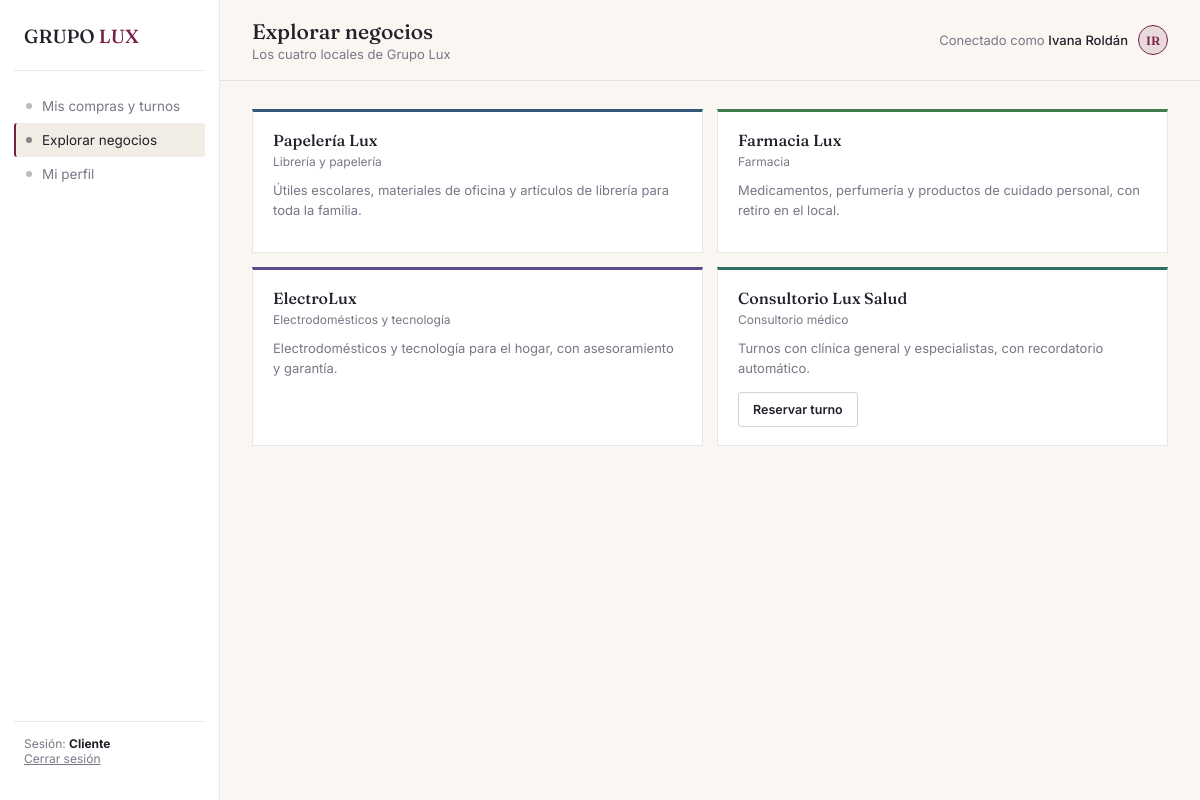
The page /lux_explorar.php (signed in) on the database its author committed.
### tables this page shows
CREATE TABLE IF NOT EXISTS negocios (id INT UNSIGNED NOT NULL AUTO_INCREMENT PRIMARY KEY, nombre VARCHAR(150) NOT NULL, tipo VARCHAR(150) NOT NULL, color VARCHAR(30) NOT NULL, descripcion VARCHAR(500) NOT NULL);

### lux_config.php (called while the page is built, shortened)
<?php
function h($s) { return htmlspecialchars((string)$s, ENT_QUOTES, 'UTF-8'); }

### lux_explorar.php (the view, shortened to what this page needs)
<?php
require __DIR__ . '/lux_layout.php';
$negs = $db->query('SELECT * FROM negocios')->fetchAll();
lux_header('Explorar negocios', 'Los cuatro locales de Grupo Lux'); ?>
<div class="catalog-grid"><?php foreach ($negs as $n): ?>
<div class="catalog-card" style="--biz-color:var(--<?= h($n['color']) ?>)"><div class="name"><?= h($n['nombre']) ?></div>
<div class="type"><?= h($n['tipo']) ?></div><p><?= h($n['descripcion']) ?></p>
<?php if ($n['id'] == 4): ?><a class="btn-small" href="lux_mis_turnos.php" style="display:inline-block;background:transparent;border:1px solid var(--border-strong);color:var(--text)">Reservar turno</a><?php endif; ?></div>
<?php endforeach; ?></div>

### lux_estilos.css (style rules this page uses)
:root { --bg:#FAF7F3; --surface:#FFFFFF; --surface-2:#F1ECE4; --text:#241F2A; --text-muted:#7C7686; --accent:#7A2048; --accent-soft:#7A204822; --teal:#2F6F62; --blue:#35577A; --violet:#5B4B8A; --green:#3F7D4F; --border:rgba(237,238,242,0.10); --border-strong:rgba(237,238,242,0.18); --radius:3px; }
* { box-sizing:border-box; }
html,body { margin:0;padding:0; }
body { background:var(--bg); color:var(--text); font-family:'Inter',sans-serif; -webkit-font-smoothing:antialiased; min-height:100vh; }
.btn-small { background:var(--accent); color:#FBF1F4; border:none; padding:9px 14px; border-radius:var(--radius); font-size:12.5px; font-weight:600; cursor:pointer; }
.catalog-grid { display:grid; grid-template-columns:repeat(2,1fr); gap:14px; }
.catalog-card { background:var(--surface); border:1px solid var(--border); border-top:3px solid var(--biz-color,var(--accent)); padding:18px 20px; }
.catalog-card .name { font-family:'Fraunces',serif; font-size:16px; font-weight:500; margin-bottom:4px; }
.catalog-card .type { font-size:12px; color:var(--text-muted); margin-bottom:12px; }
.catalog-card p { font-size:13px; color:var(--text-muted); line-height:1.5; margin:0 0 14px 0; }
.catalog-card .btn-small { background:transparent; border:1px solid var(--border-strong); color:var(--text); }
:root { --border:rgba(36,31,42,.10);--border-strong:rgba(36,31,42,.20); }
a { color:inherit;text-decoration:none; }

### rows shown on the page
negocios: nombre "Papelería Lux", tipo "Librería y papelería", descripcion "Útiles escolares, materiales de oficina y artículos de librería para toda la familia."
negocios: nombre "Farmacia Lux", tipo "Farmacia", descripcion "Medicamentos, perfumería y productos de cuidado personal, con retiro en el local."
negocios: nombre "ElectroLux", tipo "Electrodomésticos y tecnología", descripcion "Electrodomésticos y tecnología para el hogar, con asesoramiento y garantía."
negocios: nombre "Consultorio Lux Salud", tipo "Consultorio médico", descripcion "Turnos con clínica general y especialistas, con recordatorio automático.", shows "Reservar turno"

### other values the page prints
$l "Mis compras y turnos"
$l "Explorar negocios"
$l "Mi perfil"
$labels[$u['rol']] "Cliente"
$titulo "Explorar negocios"
$sub "Los cuatro locales de Grupo Lux"
$u['nombre'] "Ivana Roldán"
$ini "IR"
